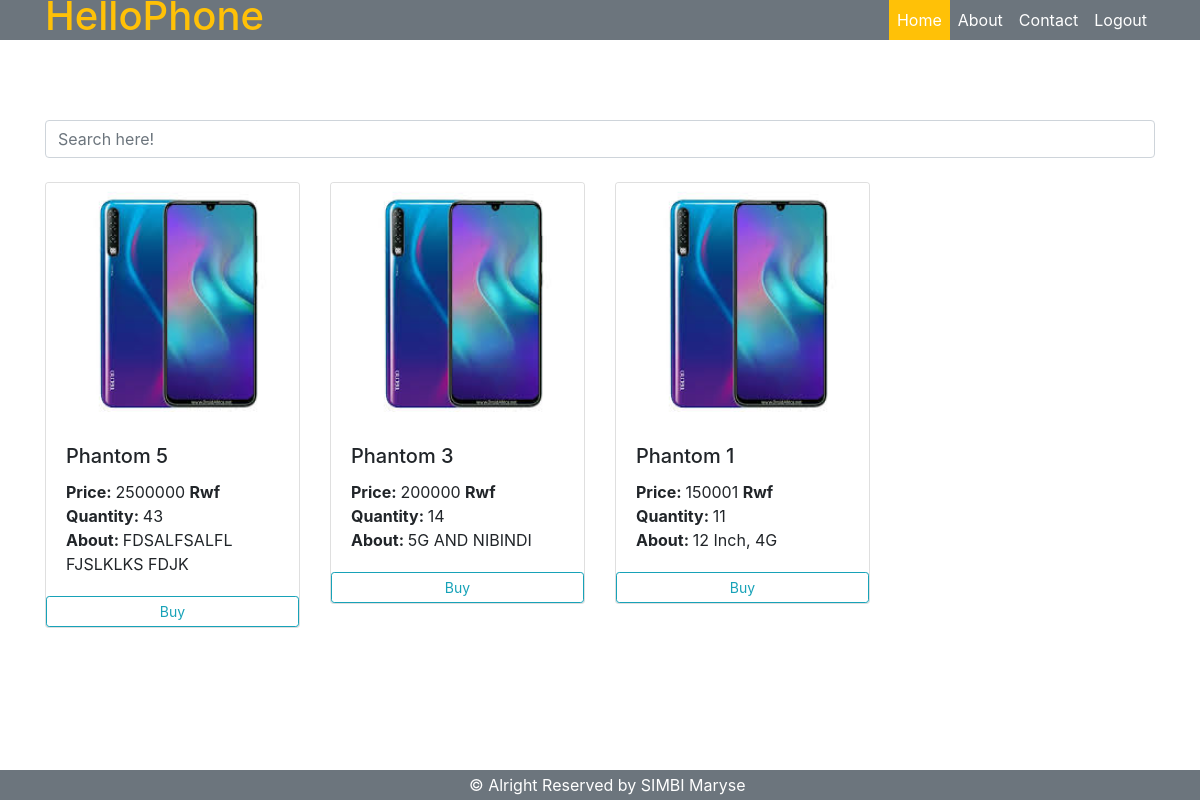
The page /customer/home.php (signed in) on the database its author committed.
### tables this page shows
CREATE TABLE `phones` (
  `id` int(11) NOT NULL,
  `phoneName` varchar(255) NOT NULL,
  `price` varchar(100) NOT NULL,
  `phoneDescriptions` varchar(255) NOT NULL,
  `phoneImange` varchar(255) NOT NULL,
  `quantity` varchar(255) NOT NULL
);

### customer/home.php (the view, shortened to what this page needs)
<?php
	include("../includes/connect.php");
	?>
<!DOCTYPE html>
<html lang="en">
<head>
	<link rel="stylesheet" href="../bootstrap/css/bootstrap.min.css">
	<link rel="stylesheet" href="../vendor/bootstrap/css/bootstrap.min.css">
</head>
<body style="overflow-y: scroll;">
<?php
include("../includes/navCustomers.php");
?>
		<div class="container">
		<div class="row">
		<div class="col-md-12">
				<div class="row">
					<div class="col-md-12">
						<input type="text" name="search" id="searchId" placeholder="Search here!" class="form-control">
					</div>
				</div>
		  </div>&nbsp;
		 <div class="col-md-12">
			<?php
			$query = mysqli_query($conn,"SELECT *FROM phones ORDER BY id DESC") or die(mysqli_error($conn));
			if (mysqli_num_rows($query)>0) {
					?>
					<div class="row">
					<?php while ($row = mysqli_fetch_array($query)) {?>
							<div class="col-md-3">
							  <div class="card">
								<img src="../media/phonePhoto/<?= $row['phoneImange'];?>" class="card-img-top" alt="...">
								<div class="card-body">
									<h5 class="card-title"><?= $row['phoneName']?></h5>
										<p class="card-text">
											<b>Price: </b><?= $row['price']?> <b>Rwf</b><br>
											<?php
												if ($row['quantity']>0) {?>
													<b>Quantity: </b><?= $row['quantity']?><br>
													<?php
												}else {
													?>
														<b>Quantity: </b><span class="text-danger"><b>Sold out</b></span><br>
													<?php
												}
											?>
											<b>About: </b><?= $row['phoneDescriptions']?><br>
										</p>
								</div>
								<?php
									if ($row['quantity']>0) {?>
										<a href="buyOut.php?idPhone=<?= rand()."fjs".rand()."ldfj".rand()."!".$row['id']."!".rand()."fskrellskj".rand();?>" class="btn btn-outline-info btn-sm btn-flat">Buy</a>
										<?php
									}else {
										?>
											<a disabled class="btn btn-outline-danger btn-sm btn-flat">Buy</a>
										<?php
									}
								?>
							   </div><br>
							</div>
					<?php
				}?>
				</div><br>
				<?php
			}else{
				echo "<h3 class='alert alert-success'>No phone available</h4>";
			}
			?>
			</div>
			</div>
		</div>
	<nav class="navbar navbar-expand-lg navbar-default bg-secondary fixed-bottom" style="height:30px;">
		<div class="container">
		  <div class="col-md-3"></div>
		  <div class="col-md-6">
			  <div class="row">
				<div class="col-md-12" style="color:white;">
					&copy Alright Reserved by SIMBI Maryse
				</div>
				</div>
			  </div>
		  </div>
		  <div class="col-md-3"></div>
	</nav>
</body>
</html>

### rows shown on the page
phones: phoneImange (picture), phoneName "Phantom 5", price "2500000", quantity "43", phoneDescriptions "FDSALFSALFL FJSLKLKS FDJK"
phones: phoneImange (picture), phoneName "Phantom 3", price "200000", quantity "14", phoneDescriptions "5G AND NIBINDI"
phones: phoneImange (picture), phoneName "Phantom 1", price "150001", quantity "11", phoneDescriptions "12 Inch, 4G"
